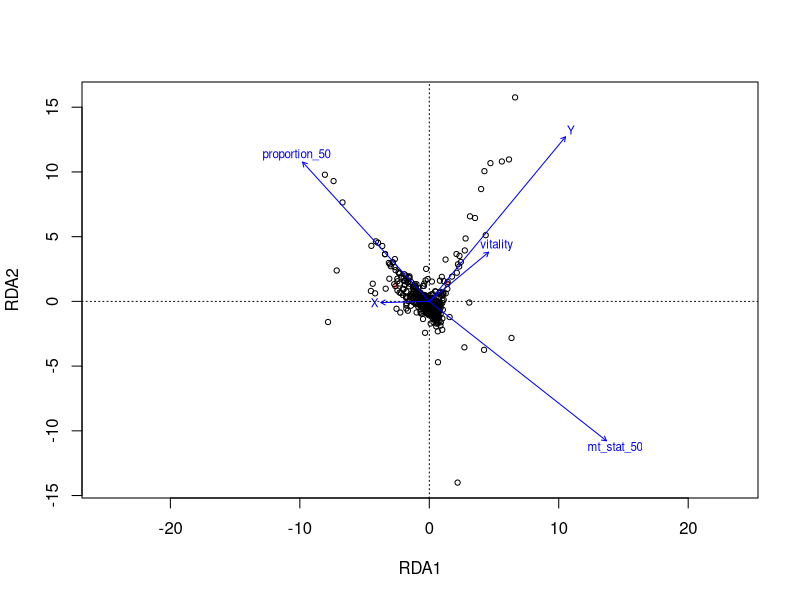
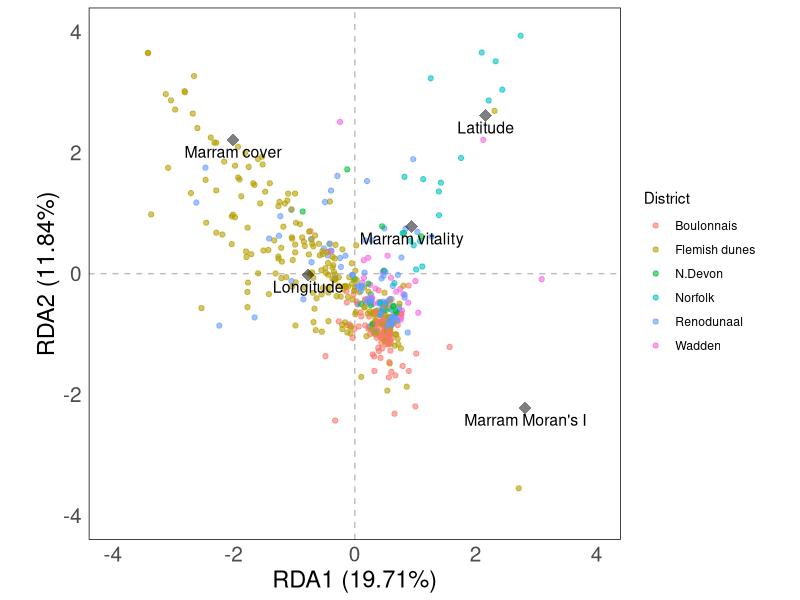

Recreate these plots in R, in order. (Note: a time limit stopped this script after it produced the figures.)
## ---- chunk 1
knitr::opts_chunk$set(echo = TRUE)
## ---- chunk 2
library(vegan)
library(ggplot2)
library(dplyr)
library(here)

species <- read.table(here("suppl_RDA_DBonte","species_abundances_wide.txt"), sep = '\t', header=TRUE)
env <- read.table(here("suppl_RDA_DBonte","data_env.txt"), sep='\t',  header=TRUE)

#remove sum row & column
lastrow<-nrow(species)
species<-species[-c(lastrow),]

lastcolumn<-ncol(species)
species<-species[,1:(lastcolumn-1)]

#set species columns according to threshold minimal_species_abundance
#15 is the minimum for avoiding redundant distance measures

minimal_species_abundance <- 15
species<-species[, which(colSums(species[,2:ncol(species)]) > minimal_species_abundance)]


joined_df <- merge(env, species, by = "sample_ID")

#remove potential NAs
complete.cases(joined_df) 
summary(joined_df)


#remove empty rows
ncol(joined_df)
somrij<-rowSums(joined_df[, 14:ncol(joined_df)-1])
#print(somrij)
joined_df<-joined_df[somrij>0,]


# Split combined data back into species data and environmental data
lastcolumn<-ncol(joined_df)
species_data_complete <- joined_df[, 13:lastcolumn] 

#only first 10rows env data are important
env_data <- joined_df[, 1:10]
#summary(species_data_complete)

#na.omit(species_data_complete)
#complete.cases(species_data_complete) 
## ---- chunk 3
# Perform RDA
#rda_result <- rda(species_data_complete ~ urbanization + proportion_50 + mt_stat_50 + vitality + X + Y, data = env_data)


#without urbanisation since this showed to be a correlated parameter with cover of Marram grass at the transect level, not used in the JSDM as well for similar reasons
rda_result <- rda(species_data_complete ~ proportion_50 + mt_stat_50 + vitality + X + Y, data = env_data)



# First inspection of plot
plot(rda_result)





# Get RDA scores for pretty plotting
scores <- scores(rda_result, display = "sites")
env_scores <- scores(rda_result, display = "bp")

env_scores
scores

# Prepare data frames for plotting
rda_df <- data.frame(RDA1 = scores[, 1], RDA2 = scores[, 2], 
                     District = as.factor(env_data$district))

env_scores_df <- as.data.frame(env_scores)
env_scores_df$Variable <- c("Marram cover","Marram Moran's I","Marram vitality","Longitude","Latitude")

#select only data for continuos predictors
env_scores_df <- env_scores_df[1:6,]
env_scores_df
env_scores_df$RDA1 <- env_scores_df$RDA1*4
env_scores_df$RDA2 <- env_scores_df$RDA2*4
# Modify Variable column to show desired labels
#env_scores_df$Variable <- gsub("River", "", env_scores_df$Variable)
#env_scores_df$Variable <- gsub("Method", "", env_scores_df$Variable)

# Extract variation explained to annotate axis labels
variation_explained <- round(rda_result$CA$eig[1:2] / sum(rda_result$CA$eig) * 100, 2)
print(variation_explained)

# Create the combined plot
combined_plot <- ggplot() +
  geom_hline(yintercept = 0, linetype = "dashed", color = "grey") +  # Add dashed grey line for y = 0
  geom_vline(xintercept = 0, linetype = "dashed", color = "grey") +  # Add dashed grey line for x = 0
  geom_point(data = rda_df, aes(x = RDA1, y = RDA2, color = District), alpha = 0.6) +  # Set alpha for transparency and size for distance
  geom_point(data = env_scores_df, aes(x = RDA1, y = RDA2), color = "black", shape = 18, size = 4, alpha = 0.5) +  # Display centroids of variables 
  geom_text(data = env_scores_df, aes(x = RDA1, y = RDA2, label = Variable), size = 4, vjust = 1.5) +
  labs(x = paste0("RDA1 (", variation_explained[1], "%)"),  
       y = paste0("RDA2 (", variation_explained[2], "%)"),  
       color = "District") +
  #scale_shape_manual(values = c(16, 17, 18), labels = c("Barbierbeek", "Herk", "Berwinne")) +  
  #scale_color_manual(values = c("blue", "deeppink4")) +  #include colours for variable 'Method'
  #scale_size_continuous(name = "Distance", range = c(3, 8), breaks = c(1000, 10000)) +  # Adjust size values for better differentiation in symbol sizes
  coord_fixed(ratio = 1) +  # Ensure equal scaling for x and y axes
  xlim(-4, 4) +
  ylim(-4, 4) + 
  theme_minimal() +
  theme(panel.grid = element_blank(),
        panel.border = element_rect(color = "black", fill = NA, size = 0.5),
        axis.title = element_text(size = 17),
        axis.text = element_text(size = 15))

# Print the combined plot
print(combined_plot)

# Print RDA summary
summary(rda_result)

#exported as 800 800 
## ---- chunk 4
distbb=vegdist(species_data_complete, "bray")

#first a test to 
#test1<-adonis2(distbb ~ factor(env_data$district)+env_data$X+env_data$Y+env_data$proportion_50+env_data$mt_stat_50+env_data$vitality, strata=env_data$transect , permutations=999)
#test2<-adonis2(distbb ~ factor(env_data$district)+env_data$proportion_50+env_data$mt_stat_50+env_data$vitality, strata=env_data$transect, permutations=999)


permaov <- adonis2(distbb ~ factor(env_data$district)+factor(env_data$transect) %in% factor(env_data$district)+env_data$vitality %in% factor(env_data$transect) +env_data$proportion_50 %in% factor(env_data$transect) +env_data$mt_stat_50 %in% factor(env_data$transect) , strata=env_data$transect
        , permutations=999, by="terms")

permaov
